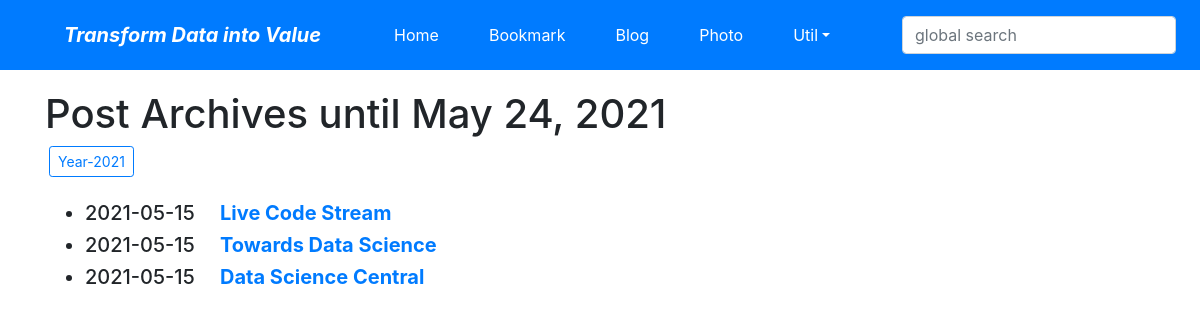
Screenshot of /blog/archive/ with the database file from the repository.
### blog/models.py (models this page shows, shortened)
class Post(models.Model):
    title = models.CharField(verbose_name='TITLE',max_length=50)
    slug = models.SlugField('SLUG', unique=True, allow_unicode=True,
    help_text='one word for title alias.')
    description = models.CharField('DESCRIPTION', max_length=100,blank=True,
    help_text='simple description text.')
    content = models.TextField('CONTENT')
    create_dt = models.DateTimeField('CREATE DATE', auto_now_add=True)
    modify_dt = models.DateTimeField('MODIFY DATE', auto_now=True)
    class Meta:
        verbose_name = 'post'
        verbose_name_plural = 'posts'
        db_table = 'blog_posts'
        ordering = ('-modify_dt',) # modify_dt 기준으로 내림차순
    def get_absolute_url(self):
        return reverse('blog:post_detail',args=(self.slug,))

### blog/views.py (the view)
# urls.py: path('archive/', views.PostAV.as_view(), name='post_archive'),
class PostAV(ArchiveIndexView):
    model = Post
    date_field = 'modify_dt'

### blog/templates/blog/post_archive.html (shortened to what this page needs)
{% extends "base.html" %}
{% block content %}
    <h1>Post Archives until {% now "N d, Y" %}</h1>
    {% for date in date_list %}
    <a href="{% url 'blog:post_year_archive' date|date:'Y' %}"
       class="btn btn-outline-primary btn-sm mx-1">
        Year-{{ date|date:"Y" }}</a>
    {% endfor %}
    <br><br>
    <div>
        <ul>
            {% for post in object_list %}
            <li class="h5">
                {{ post.modify_dt|date:"Y-m-d" }}&emsp;
                <a href="{{ post.get_absolute_url }}"><strong>{{ post.title }}</strong></a>
            </li>
            {% endfor %}
        </ul>
    </div>
{% endblock %}

### templates/base.html (shortened to what this page needs)
<!DOCTYPE html>
<html lang="ko">
<head>
    <link rel="stylesheet" href="https://cdn.jsdelivr.net/npm/bootstrap@4.6.0/dist/css/bootstrap.min.css">
</head>
<body style="padding-top:90px;">
<nav class="navbar navbar-expand-lg navbar-dark bg-primary fixed-top">
    <span class="navbar-brand mx-5 mb-0 font-weight-bold font-italic">Transform Data into Value</span>
    <div class="collapse navbar-collapse" id="navbarSupportedContent">
        <ul class="navbar-nav mr-auto">
            <li class="nav-item mx-1 btn btn-primary">
                <a class="nav-link text-white" href="{% url 'home' %}">Home</a></li>
            <li class="nav-item mx-1 btn btn-primary">
                <a class="nav-link text-white" href="{% url 'bookmark:index' %}">Bookmark</a></li>
            <li class="nav-item mx-1 btn btn-primary">
                <a class="nav-link text-white" href="{% url 'blog:index' %}">Blog</a></li>
            <li class="nav-item mx-1 btn btn-primary">
                <a class="nav-link text-white" href="">Photo</a></li>
            <li class="nav-item dropdown mx-1 btn btn-primary">
                <a class="nav-link dropdown-toggle text-white" href="#" data-toggle="dropdown">Util</a>
            </li>
        </ul>
        <form class="form-inline my-2" action="" method="post"> {% csrf_token %}
            <input class="form-control mr-sm-2" type="search" placeholder="global search" name="search_word">
        </form>
    </div>
</nav>
<div class="container">
    {% block content %}{% endblock %}
</div>
</body>
</html>

### rows the page displays
Post: modify_dt "2021-05-15", title "Live Code Stream"
Post: modify_dt "2021-05-15", title "Towards Data Science"
Post: modify_dt "2021-05-15", title "Data Science Central"

### other values shown
{{ date|date:"Y" }} "2021"
